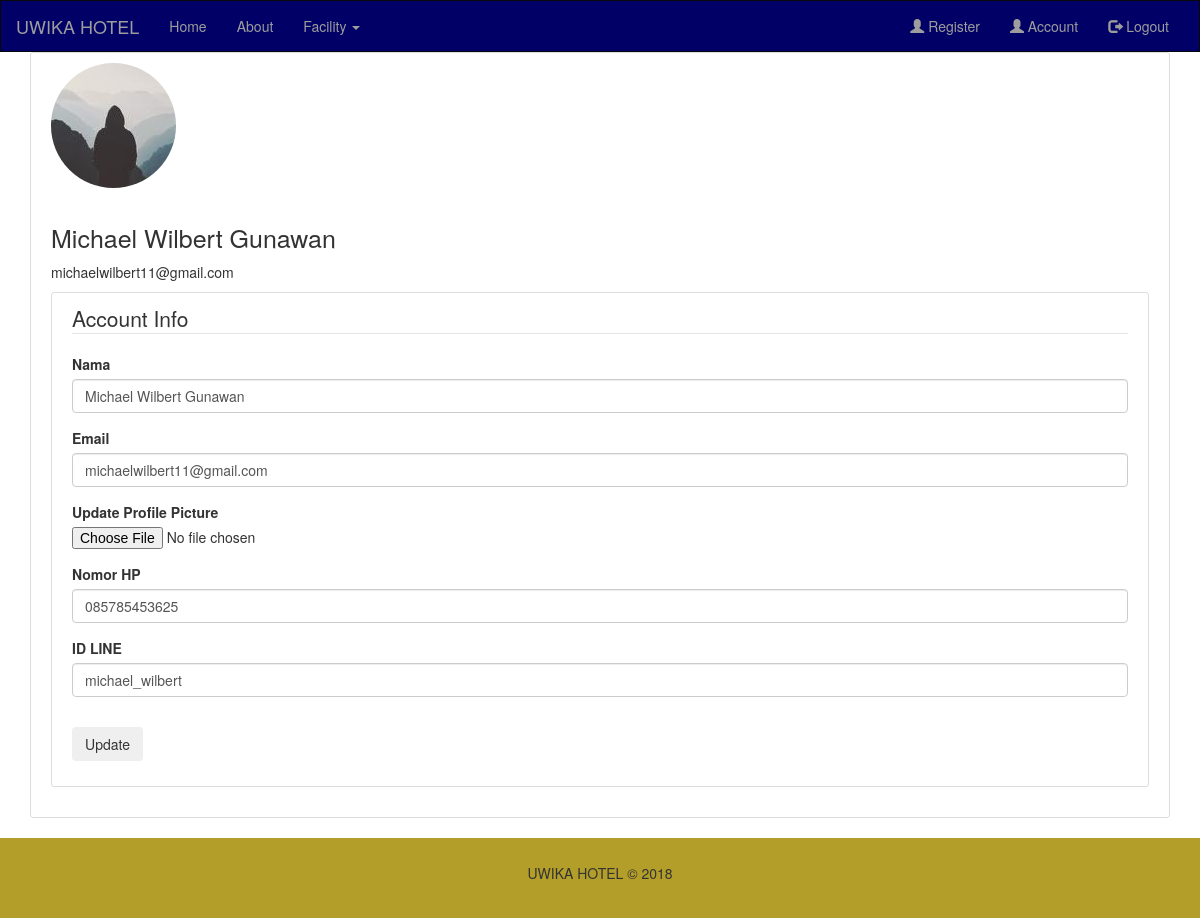
Page /account (signed in) on the committed database.
### Hotel/models.py (models this page shows, shortened)
class User(db.Model,UserMixin):
    noKTP                   = db.Column(db.String(16),unique=True, primary_key=True)
    nama                    = db.Column(db.String(120),nullable=False)
    tipeUser                = db.Column(db.String(12),nullable=False)
    email                   = db.Column(db.String(120),unique=True, nullable=False)
    phoneNumber             = db.Column(db.String(12),unique=True, nullable=False)
    idLine                  = db.Column(db.String(20),unique=True, nullable=False)
    image_file              = db.Column(db.String(20),nullable=False, default='default.jpg')
    password                = db.Column(db.String(60),nullable=False)
    NIP                     = db.Column(db.String(20))
    saldo                   = db.Column(db.Integer, nullable=False, default=0)

### Hotel/routes.py (the view)
@app.route('/account',methods=['GET','POST'])
@login_required
def account():
    form = UpdateAccountForm()
    if form.validate_on_submit():
        if form.picture.data:
            picture_file = save_picture(form.picture.data)
            current_user.image_file = picture_file
        current_user.nama       = form.nama.data
        current_user.email      = form.email.data
        current_user.phoneNumber= form.phoneNumber.data
        current_user.idLine     = form.idLine.data
        db.session.commit()
        flash('Your account has been updated!',category='success')
        return redirect(url_for('account'))
    elif request.method == 'GET':
        form.nama.data          = current_user.nama
        form.email.data         = current_user.email
        form.phoneNumber.data   = current_user.phoneNumber
        form.idLine.data        = current_user.idLine
    image_file = url_for('static',filename='profile_pics/' + current_user.image_file)
    return render_template('account.html',title='Account',image_file = image_file,form=form)

### Hotel/forms.py (shortened to what this page needs)
class UpdateAccountForm(FlaskForm):
    nama                = StringField('Nama', validators=[DataRequired()])
    email               = StringField('Email',validators=[DataRequired(),Email()])
    picture             = FileField('Update Profile Picture',validators=[FileAllowed(['jpg','png'])])
    phoneNumber         = StringField('Nomor HP',validators=[DataRequired(),Length(min=10,max=12)])
    idLine              = StringField('ID LINE',validators=[DataRequired(),Length(min=6 ,max=20)])
    submit              = SubmitField('Update')

### Hotel/models.py (called while the page is built)
@login_manager.user_loader
def load_user(user_noKTP):
    return User.query.get(int(user_noKTP))

### Hotel/templates/account.html (shortened to what this page needs)
{% extends "layout1.html" %}
{% block content %}
    <div class="container">
        <div class="content-section">
            <div class="media">
                <img class="img-circle account-img" src='{{ image_file }}'>
                <div class="media-body">
                    <h2 class="account-heading">{{ current_user.nama }}</h2>
                    <p class="text-secondary">{{ current_user.email }}</p>
                </div>
            </div>
            <div class="content-section">
                    <form method="POST" action="" enctype="multipart/form-data">
                        <fieldset class="form-group">
                            <legend class="border-bottom mb-4">Account Info</legend>
                                <div class="form-group">
                                    {{ form.nama.label(class="form-control-label") }}
                                    {% if form.nama.errors %}
                                        {{ form.nama(class="form-control form-control-lg is-invalid") }}
                                            <div class="invalid-feedback">
                                                {% for error in form.nama.errors %}
                                                    <span>{{ error }}</span>
                                                {% endfor %}
                                            </div>
                                    {% else %}
                                            {{ form.nama(class="form-control form-control-lg") }}
                                    {% endif %}
                                </div>
                                <div class="form-group">
                                    {{ form.email.label(class="form-control-label") }}
                                    {% if form.email.errors %}
                                        {{ form.email(class="form-control form-control-lg is-invalid")}}
                                            <div class="invalid-feedback">
                                                {% for error in form.email.errors %}
                                                    <span>{{ error }}</span>
                                                {% endfor %}
                                            </div>
                                    {% else %}
                                            {{ form.email(class="form-control form-control-lg") }}
                                    {% endif %}
                                </div>
                                <div class="form-group">
                                        {{ form.picture.label() }}
                                        {{ form.picture(class="form-control-file") }}
                                </div>
                                <div class="form-group">
                                    {{ form.phoneNumber.label(class="form-control-label") }}
                                    {% if form.phoneNumber.errors %}
                                        {{ form.phoneNumber(class="form-control form-control-lg is-invalid")}}
                                            <div class="invalid-feedback">
                                                {% for error in form.phoneNumber.errors %}
                                                    <span>{{ error }}</span>
                                                {% endfor %}
                                            </div>
                                    {% else %}
                                            {{ form.phoneNumber(class="form-control form-control-lg") }}
                                    {% endif %}
                                </div>
                                <div class="form-group">
                                    {{ form.idLine.label(class="form-control-label") }}
                                    {% if form.idLine.errors %}
                                        {{ form.idLine(class="form-control form-control-lg is-invalid")}}
                                            <div class="invalid-feedback">
                                                {% for error in form.idLine.errors %}
                                                    <span>{{ error }}</span>
                                                {% endfor %}
                                            </div>
                                    {% else %}
                                            {{ form.idLine(class="form-control form-control-lg") }}
                                    {% endif %}
                                </div>
                        </fieldset>
                        <div class="form-group">
                            {{ form.submit(class="btn btn-outline-info") }}
                        </div>
                    </form>
                </div>
        </div>
    </div>
{% endblock content %}

### Hotel/static/main.css (style rules this page uses)
.content-section { background: #ffffff; padding: 10px 20px; border: 1px solid #dddddd; border-radius: 3px; margin-bottom: 20px; }
.account-img { height: 125px; width: 125px; margin-right: 20px; margin-bottom: 16px; }
.account-heading { font-size: 2.5rem; }

### rows in the picture
User: nama "Michael Wilbert Gunawan", email "michaelwilbert11@gmail.com", phoneNumber "085785453625", idLine "michael_wilbert"
